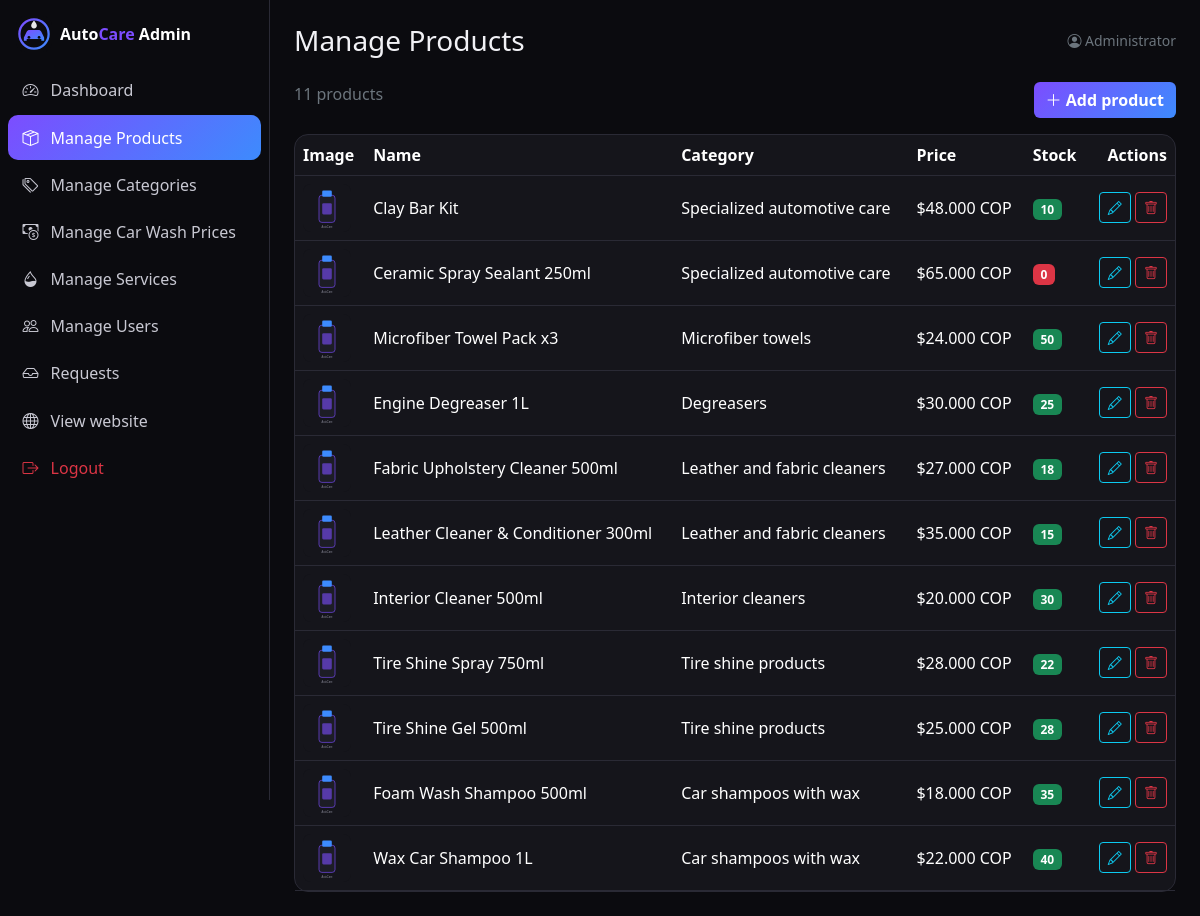
The page /admin/productos.php (signed in) on the database its author committed.
### tables this page shows
CREATE TABLE productos (
  id INT UNSIGNED AUTO_INCREMENT PRIMARY KEY,
  nombre VARCHAR(120) NOT NULL,
  descripcion TEXT NULL,
  precio DECIMAL(10,2) NOT NULL DEFAULT 0,
  stock INT UNSIGNED NOT NULL DEFAULT 0,
  imagen VARCHAR(255) NULL,
  categoria_id INT UNSIGNED NOT NULL,
  creado_en TIMESTAMP NOT NULL DEFAULT CURRENT_TIMESTAMP,
  CONSTRAINT fk_prod_cat FOREIGN KEY (categoria_id) REFERENCES categorias(id) ON DELETE RESTRICT ON UPDATE CASCADE
);

CREATE TABLE categorias (
  id INT UNSIGNED AUTO_INCREMENT PRIMARY KEY,
  nombre VARCHAR(100) NOT NULL UNIQUE,
  descripcion VARCHAR(255) NULL
);

### config/conexion.php (called while the page is built, shortened)
<?php
function e($v) { return htmlspecialchars((string)$v, ENT_QUOTES, 'UTF-8'); }
function cop($n) { return '$' . number_format((float)$n, 0, ',', '.') . ' COP'; }

### admin/productos.php (the view, shortened to what this page needs)
<?php
require_once __DIR__ . '/../includes/verificar_sesion.php'; require_admin();
$lista = $pdo->query('SELECT p.*, c.nombre AS categoria FROM productos p JOIN categorias c ON c.id = p.categoria_id ORDER BY p.id DESC')->fetchAll();
include __DIR__ . '/../includes/admin_header.php';
?>
<div class="d-flex justify-content-between mb-3"><span class="text-secondary"><?= count($lista) ?> products</span>
  <button class="btn btn-accent btn-nuevo" data-bs-toggle="modal" data-bs-target="#modalCrud"><i class="bi bi-plus-lg"></i> Add product</button></div>
<div class="card"><div class="table-responsive"><table class="table table-hover align-middle mb-0">
  <thead><tr><th>Image</th><th>Name</th><th>Category</th><th>Price</th><th>Stock</th><th class="text-end">Actions</th></tr></thead><tbody>
  <?php foreach ($lista as $p): $img = $p['imagen'] ? BASE_URL . 'assets/img/productos/' . $p['imagen'] : BASE_URL . 'assets/img/placeholder.svg';
    $json = ['id' => $p['id'], 'nombre' => $p['nombre'], 'descripcion' => $p['descripcion'], 'precio' => $p['precio'], 'stock' => $p['stock'], 'categoria_id' => $p['categoria_id']]; ?>
    <tr><td><img src="<?= e($img) ?>" class="thumb" alt=""></td><td><?= e($p['nombre']) ?></td><td><?= e($p['categoria']) ?></td><td><?= cop($p['precio']) ?></td>
      <td><span class="badge <?= $p['stock'] > 0 ? 'text-bg-success' : 'text-bg-danger' ?>"><?= (int)$p['stock'] ?></span></td>
      <td class="text-end text-nowrap">
        <button class="btn btn-sm btn-outline-info btn-editar" data-bs-toggle="modal" data-bs-target="#modalCrud" data-json="<?= e(json_encode($json)) ?>"><i class="bi bi-pencil"></i></button>
        <form method="post" class="d-inline form-eliminar" data-msg="Delete &quot;<?= e($p['nombre']) ?>&quot;?">
          <button class="btn btn-sm btn-outline-danger"><i class="bi bi-trash"></i></button></form></td></tr>
  <?php endforeach; ?></tbody></table></div></div>
<?php include __DIR__ . '/../includes/admin_footer.php'; ?>

### assets/css/estilos.css (style rules this page uses)
:root { --bg:#0b0b0f;--surface:#15151b;--surface2:#1d1d26;--line:#2a2a35;--accent:#7c4dff;--accent2:#3d8bfd }
[data-bs-theme=dark] { --bs-body-bg:var(--bg);--bs-body-color:#f1f1f5;--bs-border-color:var(--line) }
body { background:var(--bg);font-family:'Segoe UI',system-ui,-apple-system,sans-serif }
.btn-accent { background:linear-gradient(135deg,var(--accent),var(--accent2));border:0;color:#fff;font-weight:600 }
.card { background:var(--surface);border:1px solid var(--line);border-radius:14px }

### assets/css/admin.css (style rules this page uses)
body.admin { background:#0b0b0f }
.thumb { width:48px;height:48px;object-fit:cover;border-radius:8px;background:#101015 }
.table { --bs-table-bg:transparent }

### rows shown on the page
productos: nombre "Clay Bar Kit", categoria.nombre "Specialized automotive care", precio "$48.000 COP", stock "10"
productos: nombre "Ceramic Spray Sealant 250ml", categoria.nombre "Specialized automotive care", precio "$65.000 COP", stock "0"
productos: nombre "Microfiber Towel Pack x3", categoria.nombre "Microfiber towels", precio "$24.000 COP", stock "50"
productos: nombre "Engine Degreaser 1L", categoria.nombre "Degreasers", precio "$30.000 COP", stock "25"
productos: nombre "Fabric Upholstery Cleaner 500ml", categoria.nombre "Leather and fabric cleaners", precio "$27.000 COP", stock "18"
productos: nombre "Leather Cleaner & Conditioner 300ml", categoria.nombre "Leather and fabric cleaners", precio "$35.000 COP", stock "15"
productos: nombre "Interior Cleaner 500ml", categoria.nombre "Interior cleaners", precio "$20.000 COP", stock "30"
productos: nombre "Tire Shine Spray 750ml", categoria.nombre "Tire shine products", precio "$28.000 COP", stock "22"
productos: nombre "Tire Shine Gel 500ml", categoria.nombre "Tire shine products", precio "$25.000 COP", stock "28"
productos: nombre "Foam Wash Shampoo 500ml", categoria.nombre "Car shampoos with wax", precio "$18.000 COP", stock "35"
productos: nombre "Wax Car Shampoo 1L", categoria.nombre "Car shampoos with wax", precio "$22.000 COP", stock "40"

### other values the page prints
$label "Dashboard"
$label "Manage Products"
$label "Manage Categories"
$label "Manage Car Wash Prices"
$label "Manage Services"
$label "Manage Users"
$label "Requests"
$adminTitle "Manage Products"
$_SESSION['user']['nombre'] "Administrator"
count($lista) "11"
